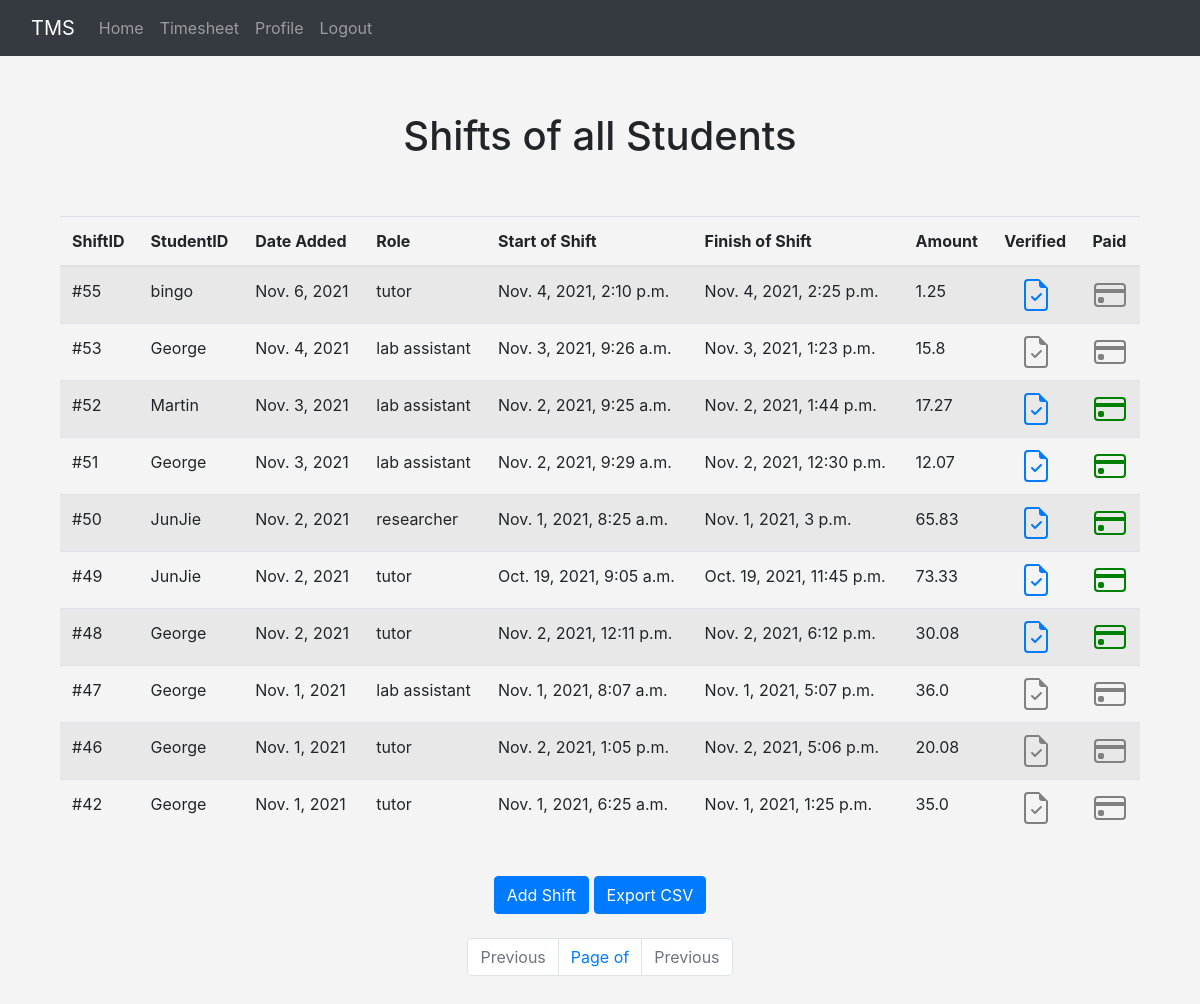
The page /shifts (signed in) on the database its author committed.
### timesheet/models.py (models this page shows, shortened)
class Shift(models.Model):
    studentID = models.ForeignKey(User, blank=True, null=True, on_delete=models.CASCADE)
    date = models.DateTimeField('Date added', auto_now_add=True)
    role = models.ForeignKey(Roles, blank=True, null=True, on_delete=models.SET_NULL)
    startHour = models.DateTimeField('Time started working')
    endHour = models.DateTimeField('Time finished working')
    verified = models.BooleanField(default=False)
    paid = models.BooleanField(default=False)
    def payment(self):
        time = self.endHour - self.startHour                                 #calculate time working
        payment = round(self.role.hourlyPay * time.seconds / 60 / 60,2)      #hourlyPay * hours worked, rounded for 2 demicals
        return payment

class Roles(models.Model):
    name = models.CharField('Type of role', max_length=120)
    hourlyPay = models.IntegerField('Payment per hour for a role')
    def __str__(self):
        return self.name

### timesheet/views.py (the view)
# urls.py: path('shifts', views.shifts, name="shifts"),
def shifts(request):
    shifts = Shift.objects.all().order_by('-date')
    userTitle = str(request.user.userprofile.title)
    if userTitle == 'Student':
        userid = request.user.id
        p = Paginator(Shift.objects.filter(studentID=userid).order_by('-date'),4)   #filter User's shifts only
        page = request.GET.get('page')
        shiftsPerPage = p.get_page(page)
        return render(request, 'timesheet/shifts.html', {
            'shiftsPerPage': shiftsPerPage,
            })
    else:
        p = Paginator(shifts, 10)  # filter User's shifts only
        page = request.GET.get('page')
        shiftsPerPage = p.get_page(page)
        return render(request, 'timesheet/all_shifts.html', {
            'shiftPerPage': shiftsPerPage
            })

### timesheet/templates/timesheet/all_shifts.html (shortened to what this page needs)
{% extends 'timesheet/base.html' %}
    {% block content %}
    <center>
    <br>
    <div class="container">
        <h1>Shifts of all Students </h1>
            <br> <br>
        <table class="table table-striped">
          <thead>
            <tr>
                <th scope="col">ShiftID</th>
                <th scope="col">StudentID</th>
                <th scope="col">Date Added</th>
                <th scope="col">Role</th>
                <th scope="col">Start of Shift</th>
                <th scope="col">Finish of Shift</th>
                <th scope="col">Amount</th>
                <th scope="col">Verified</th>
                <th scope="col">Paid</th>
            </tr>
          </thead>
            {% for shift in shiftPerPage %}
                        <tr>
                            <td>
                            #{{ shift.id }}
                            </td>
                            <td>
                            {{ shift.studentID }}
                            </td>
                            <td>
                            {{ shift.date.date }}
                            </td>
                            <td>
                            {{ shift.role }}
                            </td>
                            <td>
                            {{ shift.startHour }}
                            </td>
                            <td>
                            {{ shift.endHour }}
                            </td>
                            <td>
                            {{ shift.payment }}
                            </td>
                            <td align="center">
                                <a href="{% url 'verify-shift' shift.id %}">
                                </a>
                            </td>
                            <td align="center">
                                <a href="{% url 'pay-shift' shift.id %}">
                                </a>
                            </td>
                        </tr>
            {% endfor %}
        </table>
    </div>
     <br/>
            <a class="btn btn-primary" href="{% url 'add-shift' %}" role="button">Add Shift</a> <a class="btn btn-primary" href="{% url 'shift-csv' %}" role="button">Export CSV</a>
        <br/> <br/>
   <nav aria-label="Page navigation example">
      <ul class="pagination justify-content-center">
        {% if shiftsPerPage.has_previous %}
            <li class="page-item"><a class="page-link" href="?page={{ shiftsPerPage.previous_page_number }}">Previous</a></li>
        {% else %}
            <li class="page-item disabled">
              <a class="page-link">Previous</a>
            </li>
        {% endif %}
          <li class="page-item"><a class="page-link" href="#">Page {{ shiftsPerPage.number }} of {{ shiftsPerPage.paginator.num_pages }}</a> </li>
        {% if shiftsPerPage.has_next %}
            <li class="page-item"><a class="page-link" href="?page={{ shiftsPerPage.next_page_number }}">Next</a></li>
        {% else %}
            <li class="page-item disabled">
              <a class="page-link">Previous</a>
            </li>
        {% endif %}
      </ul>
    </nav>
    <br/> <br/>
    </center>
    {% endblock %}

### timesheet/templates/timesheet/base.html (style rules this page uses)
body { background: #f4f4f4; }

### rows shown on the page
Shift: id "55", studentID "bingo", date "Nov. 6, 2021", role "tutor", startHour "Nov. 4, 2021, 2:10 p.m.", endHour "Nov. 4, 2021, 2:25 p.m.", payment "1.25"
Shift: id "53", studentID "George", date "Nov. 4, 2021", role "lab assistant", startHour "Nov. 3, 2021, 9:26 a.m.", endHour "Nov. 3, 2021, 1:23 p.m.", payment "15.8"
Shift: id "52", studentID "Martin", date "Nov. 3, 2021", role "lab assistant", startHour "Nov. 2, 2021, 9:25 a.m.", endHour "Nov. 2, 2021, 1:44 p.m.", payment "17.27"
Shift: id "51", studentID "George", date "Nov. 3, 2021", role "lab assistant", startHour "Nov. 2, 2021, 9:29 a.m.", endHour "Nov. 2, 2021, 12:30 p.m.", payment "12.07"
Shift: id "50", studentID "JunJie", date "Nov. 2, 2021", role "researcher", startHour "Nov. 1, 2021, 8:25 a.m.", endHour "Nov. 1, 2021, 3 p.m.", payment "65.83"
Shift: id "49", studentID "JunJie", date "Nov. 2, 2021", role "tutor", startHour "Oct. 19, 2021, 9:05 a.m.", endHour "Oct. 19, 2021, 11:45 p.m.", payment "73.33"
Shift: id "48", studentID "George", date "Nov. 2, 2021", role "tutor", startHour "Nov. 2, 2021, 12:11 p.m.", endHour "Nov. 2, 2021, 6:12 p.m.", payment "30.08"
Shift: id "47", studentID "George", date "Nov. 1, 2021", role "lab assistant", startHour "Nov. 1, 2021, 8:07 a.m.", endHour "Nov. 1, 2021, 5:07 p.m.", payment "36.0"
Shift: id "46", studentID "George", date "Nov. 1, 2021", role "tutor", startHour "Nov. 2, 2021, 1:05 p.m.", endHour "Nov. 2, 2021, 5:06 p.m.", payment "20.08"
Shift: id "42", studentID "George", date "Nov. 1, 2021", role "tutor", startHour "Nov. 1, 2021, 6:25 a.m.", endHour "Nov. 1, 2021, 1:25 p.m.", payment "35.0"
